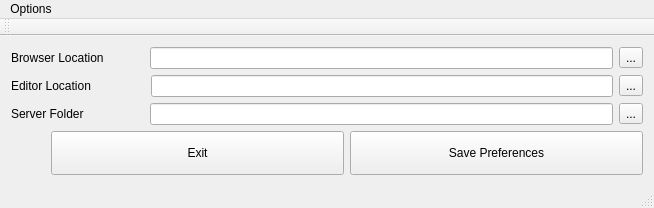
<?xml version="1.0" encoding="UTF-8"?>
<ui version="4.0">
 <class>MainWindow</class>
 <widget class="QMainWindow" name="MainWindow">
  <property name="enabled">
   <bool>true</bool>
  </property>
  <property name="geometry">
   <rect>
    <x>0</x>
    <y>0</y>
    <width>654</width>
    <height>208</height>
   </rect>
  </property>
  <property name="sizePolicy">
   <sizepolicy hsizetype="Fixed" vsizetype="Fixed">
    <horstretch>0</horstretch>
    <verstretch>0</verstretch>
   </sizepolicy>
  </property>
  <property name="windowTitle">
   <string>MainWindow</string>
  </property>
  <property name="dockNestingEnabled">
   <bool>false</bool>
  </property>
  <widget class="QWidget" name="centralWidget">
   <layout class="QGridLayout" name="gridLayout">
    <item row="0" column="0">
     <layout class="QVBoxLayout" name="verticalLayout_2">
      <item>
       <layout class="QVBoxLayout" name="verticalLayout">
        <item>
         <layout class="QHBoxLayout" name="horizontalLayout">
          <item>
           <widget class="QLabel" name="label">
            <property name="text">
             <string>Browser Location</string>
            </property>
           </widget>
          </item>
          <item>
           <spacer name="horizontalSpacer">
            <property name="orientation">
             <enum>Qt::Horizontal</enum>
            </property>
            <property name="sizeType">
             <enum>QSizePolicy::Minimum</enum>
            </property>
            <property name="sizeHint" stdset="0">
             <size>
              <width>40</width>
              <height>20</height>
             </size>
            </property>
           </spacer>
          </item>
          <item>
           <widget class="QLineEdit" name="lineEdit"/>
          </item>
          <item>
           <widget class="QToolButton" name="toolButton">
            <property name="text">
             <string>...</string>
            </property>
           </widget>
          </item>
         </layout>
        </item>
        <item>
         <layout class="QHBoxLayout" name="horizontalLayout_2">
          <item>
           <widget class="QLabel" name="label_2">
            <property name="text">
             <string>Editor Location    </string>
            </property>
           </widget>
          </item>
          <item>
           <spacer name="horizontalSpacer_2">
            <property name="orientation">
             <enum>Qt::Horizontal</enum>
            </property>
            <property name="sizeType">
             <enum>QSizePolicy::Minimum</enum>
            </property>
            <property name="sizeHint" stdset="0">
             <size>
              <width>40</width>
              <height>20</height>
             </size>
            </property>
           </spacer>
          </item>
          <item>
           <widget class="QLineEdit" name="lineEdit_2"/>
          </item>
          <item>
           <widget class="QToolButton" name="toolButton_2">
            <property name="text">
             <string>...</string>
            </property>
           </widget>
          </item>
         </layout>
        </item>
        <item>
         <layout class="QHBoxLayout" name="horizontalLayout_3">
          <item>
           <widget class="QLabel" name="label_3">
            <property name="text">
             <string>Server Folder      </string>
            </property>
           </widget>
          </item>
          <item>
           <spacer name="horizontalSpacer_3">
            <property name="orientation">
             <enum>Qt::Horizontal</enum>
            </property>
            <property name="sizeType">
             <enum>QSizePolicy::Minimum</enum>
            </property>
            <property name="sizeHint" stdset="0">
             <size>
              <width>40</width>
              <height>20</height>
             </size>
            </property>
           </spacer>
          </item>
          <item>
           <widget class="QLineEdit" name="lineEdit_3"/>
          </item>
          <item>
           <widget class="QToolButton" name="toolButton_3">
            <property name="text">
             <string>...</string>
            </property>
           </widget>
          </item>
         </layout>
        </item>
       </layout>
      </item>
      <item>
       <layout class="QHBoxLayout" name="horizontalLayout_4">
        <item>
         <spacer name="horizontalSpacer_4">
          <property name="orientation">
           <enum>Qt::Horizontal</enum>
          </property>
          <property name="sizeType">
           <enum>QSizePolicy::Minimum</enum>
          </property>
          <property name="sizeHint" stdset="0">
           <size>
            <width>40</width>
            <height>20</height>
           </size>
          </property>
         </spacer>
        </item>
        <item>
         <widget class="QPushButton" name="pushButton_2">
          <property name="sizePolicy">
           <sizepolicy hsizetype="Minimum" vsizetype="Expanding">
            <horstretch>0</horstretch>
            <verstretch>0</verstretch>
           </sizepolicy>
          </property>
          <property name="text">
           <string>Exit</string>
          </property>
         </widget>
        </item>
        <item>
         <widget class="QPushButton" name="pushButton">
          <property name="sizePolicy">
           <sizepolicy hsizetype="Minimum" vsizetype="Expanding">
            <horstretch>0</horstretch>
            <verstretch>0</verstretch>
           </sizepolicy>
          </property>
          <property name="text">
           <string>Save Preferences</string>
          </property>
          <property name="shortcut">
           <string notr="true"/>
          </property>
          <property name="checkable">
           <bool>false</bool>
          </property>
          <property name="autoExclusive">
           <bool>false</bool>
          </property>
          <property name="autoDefault">
           <bool>false</bool>
          </property>
          <property name="default">
           <bool>false</bool>
          </property>
          <property name="flat">
           <bool>false</bool>
          </property>
         </widget>
        </item>
       </layout>
      </item>
     </layout>
    </item>
   </layout>
  </widget>
  <widget class="QMenuBar" name="menuBar">
   <property name="geometry">
    <rect>
     <x>0</x>
     <y>0</y>
     <width>654</width>
     <height>21</height>
    </rect>
   </property>
   <widget class="QMenu" name="menuOptions">
    <property name="title">
     <string>Options</string>
    </property>
    <addaction name="actionAbout"/>
    <addaction name="separator"/>
   </widget>
   <addaction name="menuOptions"/>
  </widget>
  <widget class="QToolBar" name="mainToolBar">
   <attribute name="toolBarArea">
    <enum>TopToolBarArea</enum>
   </attribute>
   <attribute name="toolBarBreak">
    <bool>false</bool>
   </attribute>
  </widget>
  <widget class="QStatusBar" name="statusBar"/>
  <action name="actionAbout">
   <property name="text">
    <string>About</string>
   </property>
  </action>
 </widget>
 <layoutdefault spacing="6" margin="11"/>
 <resources/>
 <connections/>
</ui>
